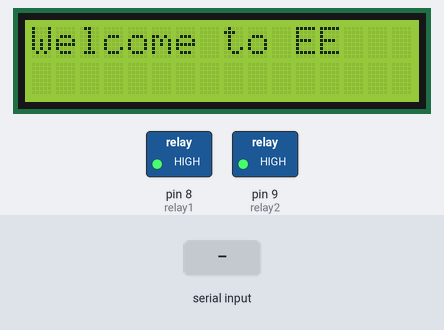
The sketch below on a simulated Arduino Uno, built with avr-gcc and run on an emulated ATmega328P. Parts: 16×2 character LCD, switched loads named in the sketch (green lamp = pin HIGH). Inputs (shaded band) come from the test bench. What the sketch prints to the serial monitor is not drawn.

Above: at 1.2 s.
1.3 s: "A" received over the second serial link
At 1.7 s:
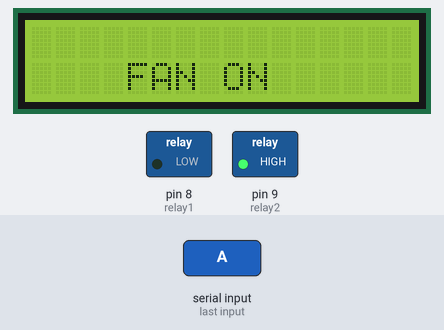
4.3 s: "B" received over the second serial link
At 5.0 s:
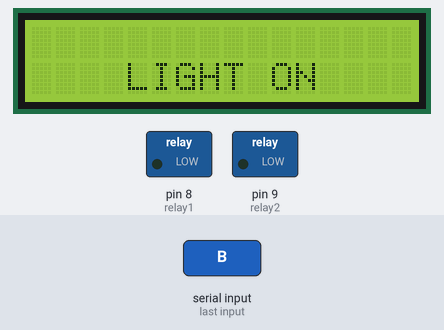
7.3 s: "a" received over the second serial link
At 7.9 s:
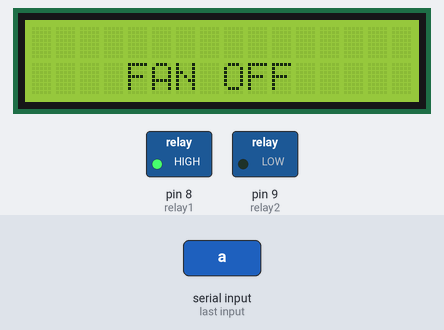
10.3 s: "b" received over the second serial link
At 11.6 s:
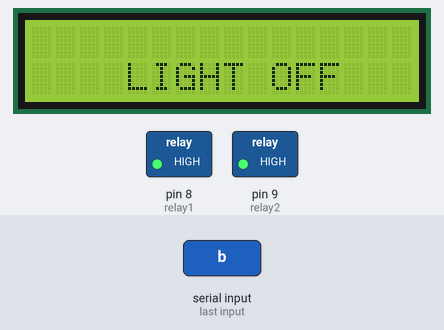
13.3 s: "d" received over the second serial link
At 14.5 s:
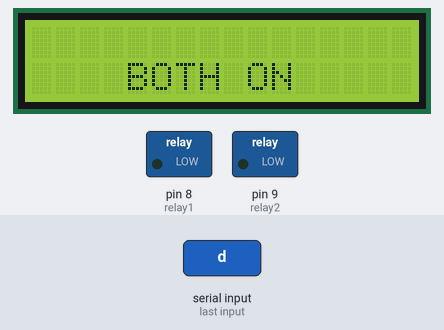
16.3 s: "D" received over the second serial link
At 17.1 s:
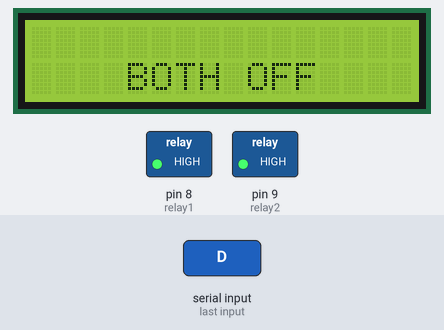
Timing chart, 0 to 19.3 s (numbered marks = the images above; inputs shaded):
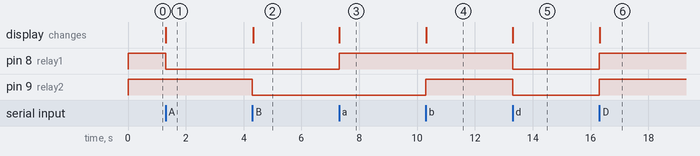

The sketch:

LabTchr_Room_Final_code.ino
```cpp
//EE TEACHER ROOM, BUEST, HP(SOLAN)

// include the library code:
#include <LiquidCrystal.h>
#include <SoftwareSerial.h>
SoftwareSerial mySerial(10, 11); //Pin10 RX , Pin 11 TX connected to--> Bluetooth TX,RX


// initialize the library by associating any needed LCD interface pin
// with the arduino pin number it is connected to
const int rs = 6, en = 7, d4 = 5, d5 = 4, d6 = 3, d7 = 2;
LiquidCrystal lcd(rs, en, d4, d5, d6, d7);


#define relay1 8 //Fan
#define relay2 9 //Tubelight

char val;
void setup() {
  pinMode(relay1,OUTPUT);
  pinMode(relay2,OUTPUT);
  digitalWrite(relay1,HIGH);
  digitalWrite(relay2,HIGH);


  // set up the LCD's number of columns and rows:
  lcd.begin(16, 2);
  // Print a message to the LCD.
  lcd.setCursor(0, 0);
  lcd.print("Welcome to EE ");

  mySerial.begin(9600);
  Serial.begin(9600);
}


void loop() {

  // set the cursor to column 0, line 1
  // (note: line 1 is the second row, since counting begins with 0):

  // print the number of seconds since reset:


//check data serial from bluetooth android App
if( mySerial.available() >0 ) {
    val = mySerial.read();
    Serial.println(val);
}


 //FAN ON
  else if( val == 'A' ) {
    digitalWrite(relay1,LOW);
     lcd.clear();
     lcd.setCursor(4, 1);
    lcd.write("FAN ON ");}

//FAN OFF
  if( val == 'a' ) {
    digitalWrite(relay1,HIGH);
    lcd.clear();
    lcd.setCursor(4, 1);
    lcd.write("FAN OFF ");
  }


   //LIGHT ON
  else if( val == 'B' ) {
    digitalWrite(relay2,LOW);
     lcd.clear();
     lcd.setCursor(4, 1);
    lcd.write("LIGHT ON "); }

  //LIGHT OFF
  else if( val == 'b' ) {
    digitalWrite(relay2,HIGH);
     lcd.clear();
    lcd.setCursor(4, 1);
    lcd.write("LIGHT OFF ");
  }


  //BOTH ON
  else if( val == 'd' ) {
    digitalWrite(relay1,LOW);
    digitalWrite(relay2,LOW);
     lcd.clear();
     lcd.setCursor(4, 1);
    lcd.write("BOTH ON ");

 }
   //BOTH OFF
  else if( val == 'D' ) {
    digitalWrite(relay1,HIGH);
    digitalWrite(relay2,HIGH);
     lcd.clear();
     lcd.setCursor(4, 1);
    lcd.write("BOTH OFF ");

 }

  //Reset TO OFF
  else if( val == 'C' ) {
    digitalWrite(relay1,HIGH);
    digitalWrite(relay2,HIGH);
     lcd.clear();
     lcd.setCursor(2, 0);
   lcd.print("All Reset");
 }


}
```

Measured:
- after the input at 1.3 s, pin 8 (relay1): HIGH → LOW at once; the display: changes at once (image 1)
- after the input at 4.3 s, pin 9 (relay2): HIGH → LOW at once; the display: changes at once (image 2)
- after the input at 7.3 s, pin 8 (relay1): LOW → HIGH at once; the display: changes at once (image 3)
- after the input at 10.3 s, pin 9 (relay2): LOW → HIGH at once; the display: changes at once (image 4)
- after the input at 13.3 s, pin 8 (relay1), pin 9 (relay2): HIGH → LOW at once; the display: changes at once (image 5)
- after the input at 16.3 s, pin 8 (relay1), pin 9 (relay2): LOW → HIGH at once; the display: changes at once (image 6)
